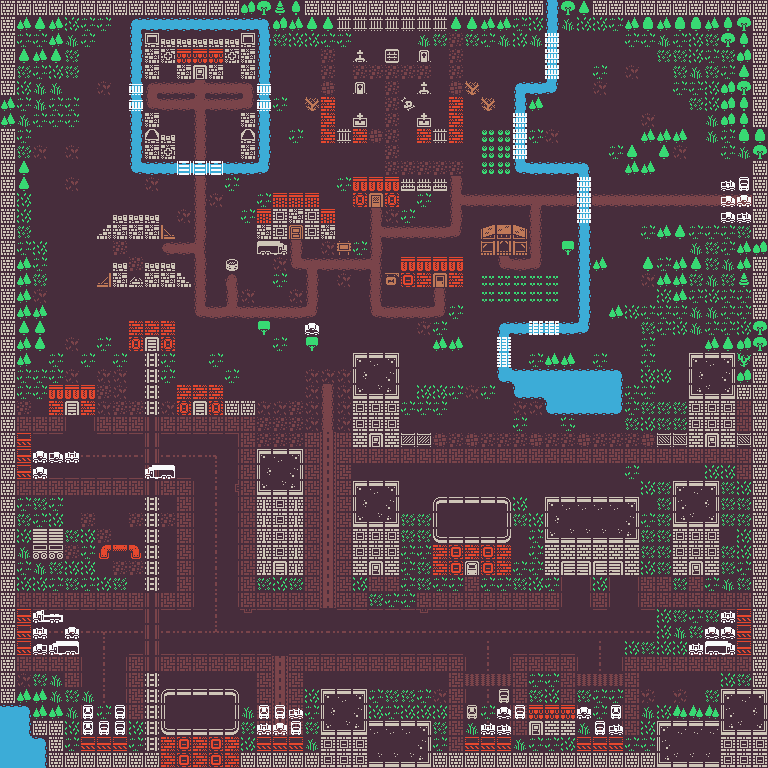

A 2D game scene composited from a Tiled map and its tileset images. What follows is a short description and the map's XML, with each tile layer's data collapsed to a summary:
An orthogonal 48x48 tile map with 16x16 px tiles, 2 tile layers (Tile Layer 1, Tile Layer 2), 2 tilesets and 129 objects (129x Obstacle).

<map version="1.10" tiledversion="1.11.0" orientation="orthogonal" renderorder="right-down" width="48" height="48" tilewidth="16" tileheight="16" infinite="0" nextlayerid="7" nextobjectid="928">
 <editorsettings>
  <export target="Objects.tmx" format="tmx" />
 </editorsettings>
 <tileset firstgid="1" source="Sprite and Map/Tilemap/tileset_colored.tsx" />
 <tileset firstgid="1025" source="Sprite and Map/Tilemap/monochrome-transparent_packed.tsx" />
 <layer id="1" name="Tile Layer 1" width="48" height="48">
  <data>[2304 cells, 2304 non-empty, 108 distinct tile ids]</data>
 </layer>
 <layer id="3" name="Tile Layer 2" width="48" height="48">
  <data>[2304 cells, 218 non-empty, 20 distinct tile ids]</data>
 </layer>
 <objectgroup id="2" name="Obstacle" visible="0">
  <object id="9" name="Obstacle" x="256.676" y="449.011" width="46.3333" height="126.125" />
  <object id="10" name="Obstacle" x="352.887" y="480.469" width="46.7273" height="94" />
  <object id="12" name="Obstacle" x="431.676" y="496.802" width="79.3333" height="78" />
  <object id="17" name="Obstacle" x="543.676" y="497.469" width="95.833" height="78.3333" />
  <object id="18" name="Obstacle" x="671.676" y="480.469" width="47.2727" height="95.1818" />
  <object id="40" name="Obstacle" x="352.759" y="353.136" width="46.5" height="94.25" />
  <object id="41" name="Obstacle" x="398.639" y="432.386" width="32.9529" height="15" />
  <object id="45" name="Obstacle" x="656.384" y="432.886" width="34.6364" height="14.5" />
  <object id="46" name="Obstacle" x="688.555" y="353.045" width="48.3636" height="94.1818" />
  <object id="48" name="Obstacle" x="0.00914032" y="-0.530841" width="751.333" height="15.3333" />
  <object id="49" name="Obstacle" x="0.00914032" y="15.1358" width="15" height="690.455" />
  <object id="50" name="Obstacle" x="-1.62722" y="705.337" width="65.6364" height="62.253" />
  <object id="51" name="Obstacle" x="15.1" y="688.863" width="32.5455" height="16.7614" />
  <object id="55" name="Obstacle" x="63.8273" y="752.318" width="96" height="15.2727" />
  <object id="56" name="Obstacle" x="63.1228" y="736.136" width="97.3295" height="16.3864" />
  <object id="57" name="Obstacle" x="82.191" y="704.863" width="11.6364" height="31.5731" />
  <object id="59" name="Obstacle" x="93.5823" y="719.59" width="31.8814" height="16.6679" />
  <object id="62" name="Obstacle" x="114.918" y="704.499" width="9.81818" height="15.3439" />
  <object id="63" name="Obstacle" x="160.009" y="689.045" width="79.4545" height="78.5455" />
  <object id="64" name="Obstacle" x="239.827" y="752.499" width="80.9091" height="15.0909" />
  <object id="65" name="Obstacle" x="320.736" y="688.863" width="46.7273" height="78.5455" />
  <object id="66" name="Obstacle" x="238.986" y="735.772" width="82.1818" height="16.1818" />
  <object id="68" name="Obstacle" x="256.918" y="704.863" width="45.8182" height="31.3637" />
  <object id="71" name="Obstacle" x="367.1" y="720.499" width="64.1818" height="47.0909" />
  <object id="74" name="Obstacle" x="432.373" y="752.499" width="226.25" height="14.9091" />
  <object id="75" name="Obstacle" x="574.168" y="736.681" width="84.3182" height="15.5" />
  <object id="77" name="Obstacle" x="512.373" y="704.136" width="62.8295" height="48.0909" />
  <object id="79" name="Obstacle" x="466.372" y="704.317" width="46.1931" height="32.0852" />
  <object id="80" name="Obstacle" x="496.736" y="688.863" width="14.3636" height="34.9091" />
  <object id="81" name="Obstacle" x="466.373" y="704.318" width="11.2727" height="15.2727" />
  <object id="82" name="Obstacle" x="430.555" y="736.136" width="81.4545" height="15.6364" />
  <object id="84" name="Obstacle" x="609.646" y="705.227" width="13.4545" height="31.7955" />
  <object id="86" name="Obstacle" x="574.691" y="706.681" width="35.0455" height="12.1818" />
  <object id="89" name="Obstacle" x="574.827" y="718.863" width="35" height="18.1534" />
  <object id="90" name="Obstacle" x="656.918" y="720.681" width="64.6364" height="46.9091" />
  <object id="97" name="Obstacle" x="673.1" y="704.863" width="48" height="16.4318" />
  <object id="101" name="Obstacle" x="704.736" y="626.59" width="30.9091" height="28.2727" />
  <object id="103" name="Obstacle" x="688.555" y="642.681" width="18.6364" height="12.3636" />
  <object id="114" name="Obstacle" x="704.342" y="336.802" width="30.6667" height="16.6667" />
  <object id="118" name="Obstacle" x="98.7591" y="544.698" width="42.25" height="14.5625" />
  <object id="119" name="Obstacle" x="33.0962" y="528.948" width="30.1629" height="30.3125" />
  <object id="121" name="Obstacle" x="32.6455" y="627.136" width="46.3636" height="28.5114" />
  <object id="122" name="Obstacle" x="32.7364" y="610.045" width="30.2727" height="17.4545" />
  <object id="123" name="Obstacle" x="13.8387" y="608.863" width="19.6932" height="79.8182" />
  <object id="126" name="Obstacle" x="47.1341" y="449.136" width="32.0568" height="14.375" />
  <object id="128" name="Obstacle" x="32.5091" y="449.17" width="15.0795" height="29.8409" />
  <object id="129" name="Obstacle" x="14.8727" y="432.636" width="17.7159" height="46.25" />
  <object id="135" name="Obstacle" x="48.5091" y="385.011" width="47.2917" height="30" />
  <object id="141" name="Obstacle" x="14.3841" y="258.803" width="16.75" height="107.958" />
  <object id="147" name="Obstacle" x="30.7591" y="305.553" width="16.25" height="46.7083" />
  <object id="155" name="Obstacle" x="15.1" y="161.227" width="14.7273" height="30" />
  <object id="163" name="Obstacle" x="14.9182" y="14.7154" width="48.2614" height="48.3295" />
  <object id="165" name="Obstacle" x="129.282" y="15.0449" width="13.2727" height="68.3636" />
  <object id="166" name="Obstacle" x="256.555" y="15.0449" width="15.4546" height="68.5455" />
  <object id="167" name="Obstacle" x="142.555" y="14.8631" width="114.182" height="16.3636" />
  <object id="168" name="Obstacle" x="141.463" y="31.5904" width="17.6363" height="48.1818" />
  <object id="169" name="Obstacle" x="159.282" y="31.2267" width="83.0909" height="31.8182" />
  <object id="170" name="Obstacle" x="241.1" y="31.2267" width="15.6364" height="48.9091" />
  <object id="171" name="Obstacle" x="176.191" y="62.954" width="47.0909" height="16.2728" />
  <object id="172" name="Obstacle" x="140.327" y="112.318" width="19.3182" height="50.4205" />
  <object id="173" name="Obstacle" x="159.827" y="134.318" width="16.5682" height="28.4545" />
  <object id="175" name="Obstacle" x="240.191" y="112.681" width="18.7273" height="48.8636" />
  <object id="176" name="Obstacle" x="128.736" y="111.59" width="12.1818" height="62.9091" />
  <object id="178" name="Obstacle" x="140.918" y="162.136" width="35.3182" height="12.6818" />
  <object id="179" name="Obstacle" x="223.532" y="161.409" width="46.6591" height="14.1818" />
  <object id="181" name="Obstacle" x="257.1" y="111.954" width="14.1818" height="49.9091" />
  <object id="186" name="Obstacle" x="271.81" y="14.5222" width="240.199" height="16.6136" />
  <object id="188" name="Obstacle" x="320.555" y="96.6813" width="14.9091" height="47.2727" />
  <object id="194" name="Obstacle" x="448.555" y="96.8631" width="14.5455" height="46.3636" />
  <object id="202" name="Obstacle" x="352.191" y="176.681" width="47.4545" height="30" />
  <object id="204" name="Obstacle" x="318.736" y="207.954" width="16.5454" height="31.4545" />
  <object id="207" name="Obstacle" x="272.555" y="192.318" width="46.9091" height="47.2727" />
  <object id="208" name="Obstacle" x="256.736" y="208.499" width="16.3637" height="31.4545" />
  <object id="209" name="Obstacle" x="256.736" y="238.681" width="30.3636" height="16.7273" />
  <object id="211" name="Obstacle" x="226.191" y="259.045" width="11.6364" height="12.5455" />
  <object id="215" name="Obstacle" x="112.623" y="263.045" width="62.2955" height="9.24243" />
  </objectgroup>
</map>
<!-- 53 of 129 objects omitted -->
